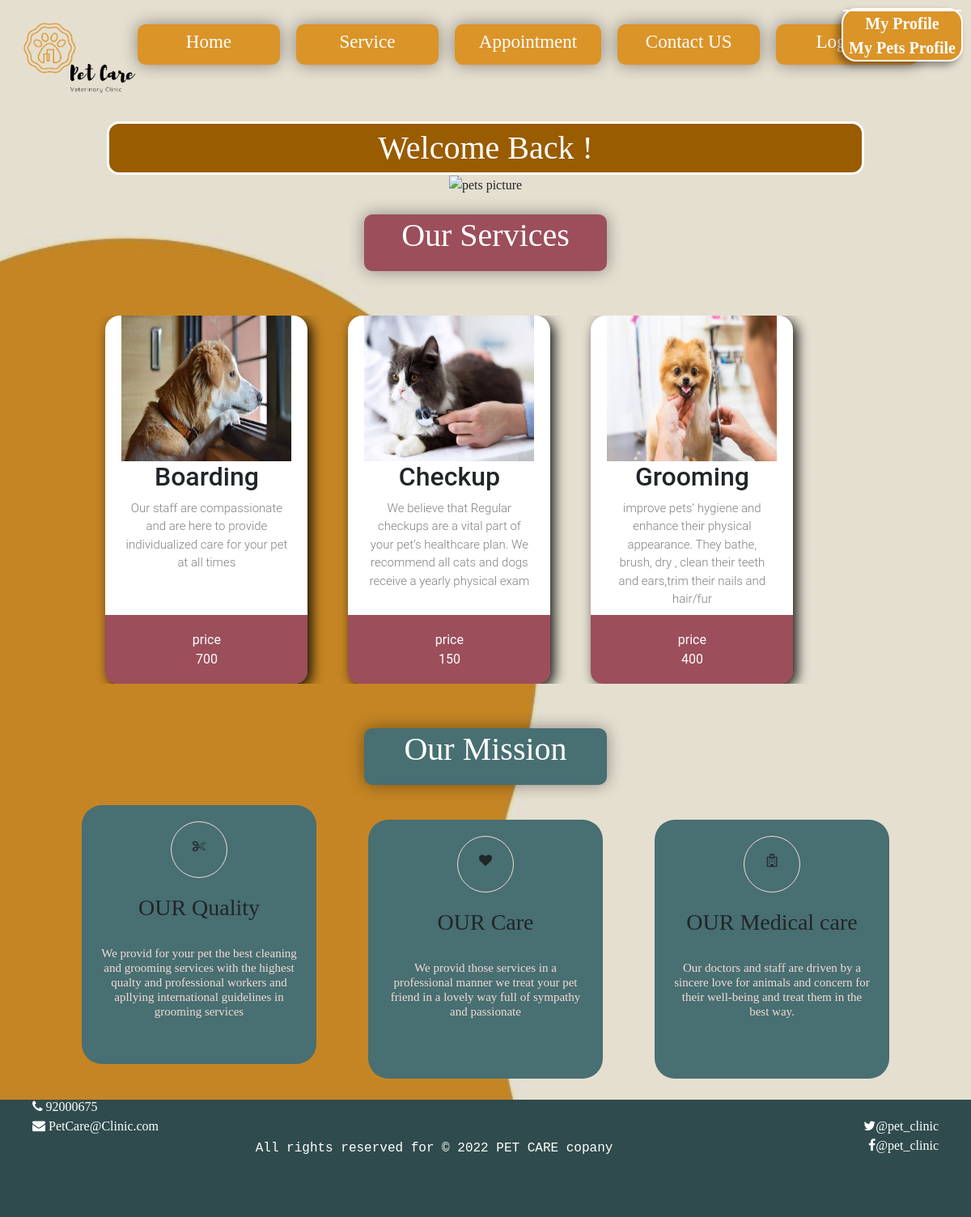
Screenshot of /welcom.php with the database file from the repository.
### tables this page shows
CREATE TABLE `service` (
  `name` varchar(100) NOT NULL,
  `photo` varchar(100) NOT NULL,
  `description` varchar(300) NOT NULL,
  `price` int(4) NOT NULL,
  `Vemail` varchar(100) NOT NULL DEFAULT 'veterinary@gmail.com'
);

### welcom.php (the view, shortened to what this page needs)
<!DOCTYPE html>
<html lang="en">
<head>
    <link rel="stylesheet" href="https://cdn.jsdelivr.net/npm/bootstrap@5.1.3/dist/css/bootstrap.min.css">
    <link rel="stylesheet" href="https://stackpath.bootstrapcdn.com/font-awesome/4.7.0/css/font-awesome.min.css">
</head>
<body>
    <header>
        <div class="navigationStart">
            <div class="navigationBar">
                <img src="petlogo.png" alt="logo" class="nav-bar-logo" >
            <ul id="navigationUL">
                <li class="navigationItem" ><a class="a-navbar" href="#">Home</a></li>
                <li class="navigationItem" ><a class="a-navbar" href="#ourServices">Service</a></li>
                <li class="navigationItem" ><a class="a-navbar" href="app.php">Appointment</a></li>
                <li class="navigationItem" ><a  class="a-navbar"href="#foot">Contact US</a></li>
                <li class="navigationItem" ><a  class="a-navbar"href="home page.php">Log Out</a></li>
            </ul>
        </div>
        <nav class="nav-profile" ><a class="profile-link" href="userProfile.php">
                      <?php
         if(!($database =mysqli_connect("localhost","root","")))
          die("<P>Could not connect to database </p>");
      ?>
            </a>
            <ul >
                    <li ><a  href="userProfile.php"> My Profile</a></li>
                <li > <a href="petprof.php"> My Pets Profile</a></li>
            </ul>
        </nav>
    </header>
    <div class="welcome">
        <?php
         if(!($database =mysqli_connect("localhost","root","")))
          die("<P>Could not connect to database </p>");
           print("<span class='Onwername'>Welcome Back ");
  print("!</span>");
      ?>
    </div>
 <img src="catyellow.jpg" alt="pets picture" class="yellowCat" >
<div class="parent">
    <div class="child1">
        <br>
        <div class="service-title" ><h1 id="ourServices">Our Services</h1></div>
        <div class="services">
<?php
      $query = "SELECT * FROM `service`";
      if(!($database =mysqli_connect("localhost","root","")))
          die("<P>Could not connect to database </p>");
if(!($result= mysqli_query($database,$query))){
    print("<p>Could not execute query</p>");
              die(mysqli_error());
}
      ?>
            <?php
      if(mysqli_num_rows($result)>0){
         for($counter=0;$row=mysqli_fetch_assoc($result);++$counter){
             $name=$row['name'];
             $photo=$row['photo'];
             $description=$row['description'];
             $price=$row["price"];
             $castprice=(string)$price;
             print(" <div class='serv1'>
            <div class='card-image1'><img class='card-image'src='$photo' ></div>
            <div class='card-text1'>
             <h2>$name</h2><p> $description</p>
            </div>
                <div class='card-stats1'>
            <div class='type'>price</div>
             <div class='value'>$castprice</div>
             </div>
            </div>" );
         }
      }
      ?>
            </div>
    </div>
    <div class="child2">
<div class="ourmession-title" ><h1>
    Our Mission
</h1> </div>
 <div class = "col-md-3 "  style="width:'200'">
<div class="icon">
<i class ="fa fa-scissors"></i>
</div>
<h3>
OUR <span>Quality</span><p>
 We provid for your pet the best cleaning
and grooming services  with the highest qualty and
professional workers and apllying international guidelines in grooming services
</p>
</h3></div>
<div class = "col-md-3">
<div class="icon">
<i class ="fa fa-heart"></i>
</div>
<h3>
OUR <span>Care</span><p>
We provid those services in a professional manner we treat your pet friend in a lovely way full of sympathy and passionate
</p>
</h3></div>
 <div class = "col-md-3">
<div class="icon">
<i class ="fa fa-hospital-o"></i>
</div>
<h3>
OUR <span>Medical care</span><p>
 Our doctors and staff are driven by a sincere love for animals and concern for their well-being and treat them in the best way.
</p>
</h3></div>
       </div>
    <div><?php include("footer.php"); ?></div>
</body>
</html>

### footer.php (shortened to what this page needs)
<!DOCTYPE html>
<html lang="en">
<head>
    <link rel="stylesheet" href="https://stackpath.bootstrapcdn.com/font-awesome/4.7.0/css/font-awesome.min.css">
    </head>
    <body>
<footer id="foot" >    <div class="icon">
    <i class ="fa fa-phone" style="float: left; padding-left: 40px; "> 92000675 </i> </p>
    <br>
    <div class="icon">
        <i class ="fa fa-envelope" style="float: left;  padding-left: 40px; "> <a href="mailto:PetCare@Clinic.com" style="text-decoration: none; color: #fff; ">PetCare@Clinic.com</a>  </i>
    <div class="icon"> <i class ="fa fa-twitter" style="float: right; padding-right: 40px; "><a href="#" style="text-decoration: none; color: #fff; "></a>@pet_clinic</i></div>
    <br>
    <div class="icon"> <i class ="fa fa-facebook" style="float: right; padding-right: 40px; "><a href="#" style="text-decoration: none; color: #fff; "></a>@pet_clinic</i></div>
</div>
<p>All rights reserved for &copy; 2022 PET CARE copany</p></footer>
    </body>
</html>

### welcom.php (style rules this page uses)
* { margin: 0; padding: 0; text-align: center; }
body { font-family: "be vietnam"; background-image: linear-gradient(rgba(0,0,0,0.1),rgba(0,0,0,0.1)),url(Background.jpg); background-attachment: fixed; background-size: cover; }
nav { position: relative; top: 10px; border: 2px solid rgb(255, 255, 255); font-weight: bold; color: white; text-align: center; width: 10em; width: 150px; background-color: #DB9428; border-radius: 18px; box-shadow: -5px 5px 10px 0 rgba(0,0,0,0.4); }
nav ul { border-top:2px solid rgb(255, 255, 255); display: block; list-style: none; margin: 0; padding: 0; }
nav ul li a { font-size: 20px; text-decoration: none; color:white; }
header .a-navbar { padding: 40px 0; font-size: 23px; }
.nav-bar-logo { width: 250px; height: 150px; }
.nav-profile { position: absolute; right: 10px; }
.navigationBar { grid-area: header; }
.nav-bar-logo { width: auto; margin-left: 20px; float: left; }
.navigationItem { text-align: center; padding: 10px 30px; padding-top: 5px; border-radius: 10px; margin-right: 20px; width: 200px; background-color: #DB9428; transition: transform .3s; box-shadow: 0 0 20px rgba(0, 0, 0, 0.4); }
.navigationStart { display: grid; grid-template-areas: 'header header' }
.a-navbar { text-decoration: none; color: #fff; }
#navigationUL { list-style-type: none; padding: 0; margin: 30px 55px 0; display: flex; }
.welcome { background-color:#995c00; position: relative; color: #fff; width: 78%; margin: 0 auto; border-radius: 15px; border: 3px solid #fefefe; }
.yellowCat { width:90%; margin: 0 ; height: 470px; position: relative; }
.service-title { height: 70px; width:300px; grid-area: service-title; margin-bottom: 15px; padding: 2px 30px; margin-left: auto; margin-right: auto; text-align: center; border-radius: 10px; background-color: #9C4E5B; font-size: 1px; color: white; box-shadow: 0 0 20px rgba(0, 0, 0, 0.4); }
.services { margin-left: auto; margin-right: auto; display: flex; justify-content: center; overflow:auto; grid-area: services; display: grid; width: 83.4%; grid-template-columns: 250px 250px 250px; grid-column-gap: 50px; grid-template-areas: "serv1 serv2 serv3"; margin: 55px; height: auto; }
.serv1 { background-color: white; display: grid; grid-template-rows: 180px 190px 85px; grid-column-gap: 50px; grid-template-areas: "image" "text" "stats"; border-radius: 18px; box-shadow: 5px 5px 15px rgba(0,0,0,0.9); font-family: roboto; text-align: center; transition: 0.5s ease; cursor: pointer; }
.card-image { height: 180px; width: 210px; }
.card-image1 { border-top-left-radius: 15px; border-top-right-radius: 15px; background-size: cover; }
.card-text1 { grid-area: text; margin: 25px; }
.card-text1 p { color: grey; font-size:15px; font-weight: 300; }
.card-text1 { margin-top:0px; font-size:28px; }
.card-stats1 { grid-area: stats; border-bottom-left-radius: 15px; border-bottom-right-radius: 15px; background: #9C4E5B; display: flex; align-items: center; justify-content: center; flex-direction: column; color: white; padding:10px; }
.ourmession-title { height: 70px; width:300px; grid-area: service-title; margin-bottom: 15px; padding: 2px 30px; margin-left: auto; margin-right: auto; text-align: center; border-radius: 10px; background-color: #486F72; font-size: 1px; color: white; box-shadow: 0 0 20px rgba(0, 0, 0, 0.4); }
.col-md-3 { padding: 0px 0px; display: inline-block; border-radius: 25px; background-color: #486F72; width:290px; height: 320px; margin: 10px 30px 10px 30px; }
.col-md-3 .icon { margin: 20px auto; padding: 18px; height: 70px; width: 70px; border: 1px solid #F2DBD6; border-radius: 50px; }
.col-md-3 p { font-size: 15px; margin-top: 10px; color:#F2DBD6; padding: 20px; }
.Onwername { font-size: 40px; }

### footer.php (style rules this page uses)
footer { clear: both; background-color: #304b4d; text-align: center; color: #fff; font-size: medium; font-family: 'Courier New', Courier, monospace; height: 145px; }

### rows the page displays
service: photo (picture), name "Boarding", description "Our staff are compassionate and are here to provide individualized care for your pet at all times", price "700"
service: shows a picture, name "Checkup", description "We believe that Regular checkups are a vital part of your pet’s healthcare plan. We recommend all cats and dogs receive a yearly physical exam", price "150"
service: photo (picture), name "Grooming", description "improve pets’ hygiene and enhance their physical appearance. They bathe, brush, dry , clean their teeth and ears,trim their nails and hair/fur", price "400"
